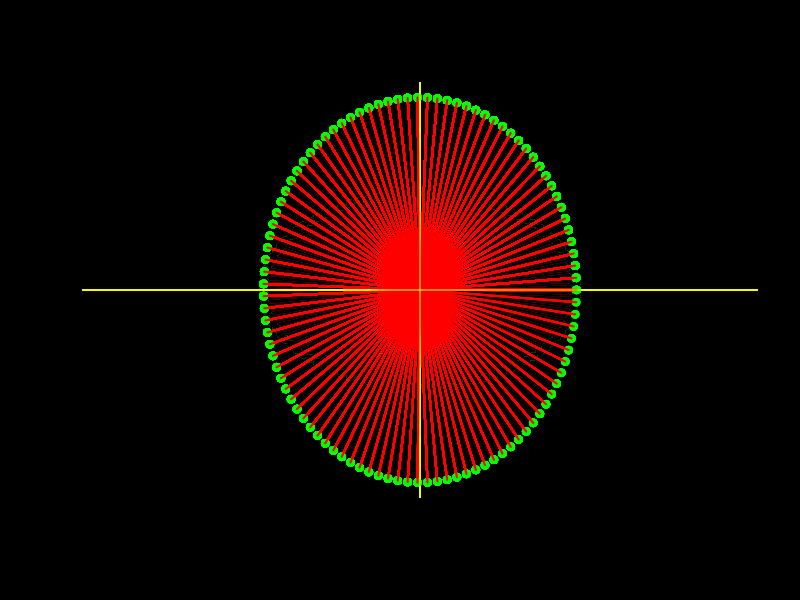

R code for this plot:
n <- 100

angles <- seq(0, 2 * pi, length.out = n)

x <- cos(angles)
y <- sin(angles)

par(bg = "black")
plot(NA, NA, xlim = c(-2, 2), ylim = c(-2, 2))

points(x, y, col = "green", pch = 19)
segments(0, 0, x, y, col = "red", lwd = 2)
abline(h = 0, col = "#f5fc02")
abline(v = 0, col = "#f5fc02")

a <- matrix(c(x, y), nrow = 2, byrow = TRUE)

trans <- matrix(c(1, 0, 0, 2), nrow = 2, byrow = TRUE)

b <- trans %*% a

pause <- function(seconds){
  start <- Sys.time()
  while((Sys.time() - start) < seconds){}
}

for (i in 1:100) {
  points(x[i], y[i], col = "black", pch = 19)
  segments(0, 0, x[i], y[i], col = "black", lwd = 2)
  
  points(b[1, i], b[2, i], col = "green", pch = 19)
  points(b[1, 1:i], b[2, 1:i], col = "green", pch = 19)
  
  segments(0, 0, b[1, i], b[2, i], col = "red", lwd = 2)
  segments(0, 0, b[1, 1:i], b[2, 1:i], col = "red", lwd = 2)
  
  abline(h = 0, col = "#f5fc02")
  abline(v = 0, col = "#f5fc02")
  
  pause(0.25)
}
